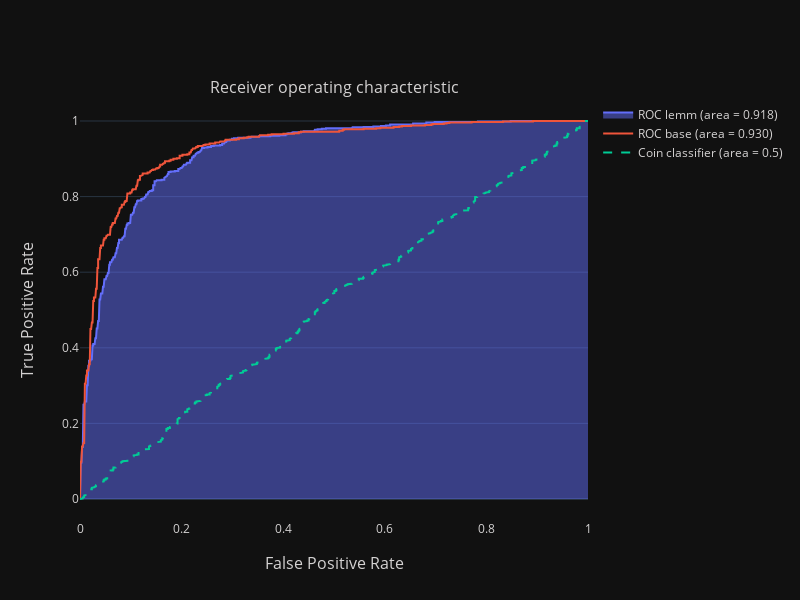

Notebook code for this chart:
### Code cell
fig = make_subplots(1,1,
                    subplot_titles = ["Receiver operating characteristic"],
                    x_title="False Positive Rate",
                    y_title = "True Positive Rate"
                   )

fig.add_trace(go.Scatter(
    x = fpr_lemm,
    y = tpr_lemm,
    fill = 'tozeroy',
    name = "ROC lemm (area = %0.3f)" % roc_auc_lemm,
    ))

fig.add_trace(go.Scatter(
    x = fpr_base,
    y = tpr_base,
    #fill = 'tozeroy',
    name = "ROC base (area = %0.3f)" % roc_auc_base,
    ))

fig.add_trace(go.Scatter(
    x = fpr_coin,
    y = tpr_coin,
    mode = 'lines',
    line = dict(dash = 'dash'),
    name = 'Coin classifier (area = 0.5)'
    ))


fig.update_layout(
    height = 600,
    width = 800,
    xaxis_showgrid=False,
    xaxis_zeroline=False,
    template = 'plotly_dark',
    font_color = 'rgba(212, 210, 210, 1)'
    )

### Figure 1 — Plotly figure (JSON) as saved in the notebook; plotly's stock layout.template omitted (floating-point values rounded to 4 significant figures; data arrays with more than 128 entries replaced by an {"elided": "..."} marker saying what was removed)
{"data": [{"fill": "tozeroy", "name": "ROC lemm (area = 0.918)", "type": "scatter", "x": {"elided": "320 float values"}, "y": {"elided": "320 float values"}}, {"name": "ROC base (area = 0.930)", "type": "scatter", "x": {"elided": "292 float values"}, "y": {"elided": "292 float values"}}, {"line": {"dash": "dash"}, "mode": "lines", "name": "Coin classifier (area = 0.5)", "type": "scatter", "x": {"elided": "749 float values"}, "y": {"elided": "749 float values"}}], "layout": {"annotations": [{"font": {"size": 16}, "showarrow": false, "text": "Receiver operating characteristic", "x": 0.5, "xanchor": "center", "xref": "paper", "y": 1, "yanchor": "bottom", "yref": "paper"}, {"font": {"size": 16}, "showarrow": false, "text": "False Positive Rate", "x": 0.5, "xanchor": "center", "xref": "paper", "y": 0, "yanchor": "top", "yref": "paper", "yshift": -30}, {"font": {"size": 16}, "showarrow": false, "text": "True Positive Rate", "textangle": -90, "x": 0, "xanchor": "right", "xref": "paper", "xshift": -40, "y": 0.5, "yanchor": "middle", "yref": "paper"}], "font": {"color": "rgba(212, 210, 210, 1)"}, "height": 600, "width": 800, "xaxis": {"anchor": "y", "domain": [0, 1], "showgrid": false, "zeroline": false}, "yaxis": {"anchor": "x", "domain": [0, 1]}}}
